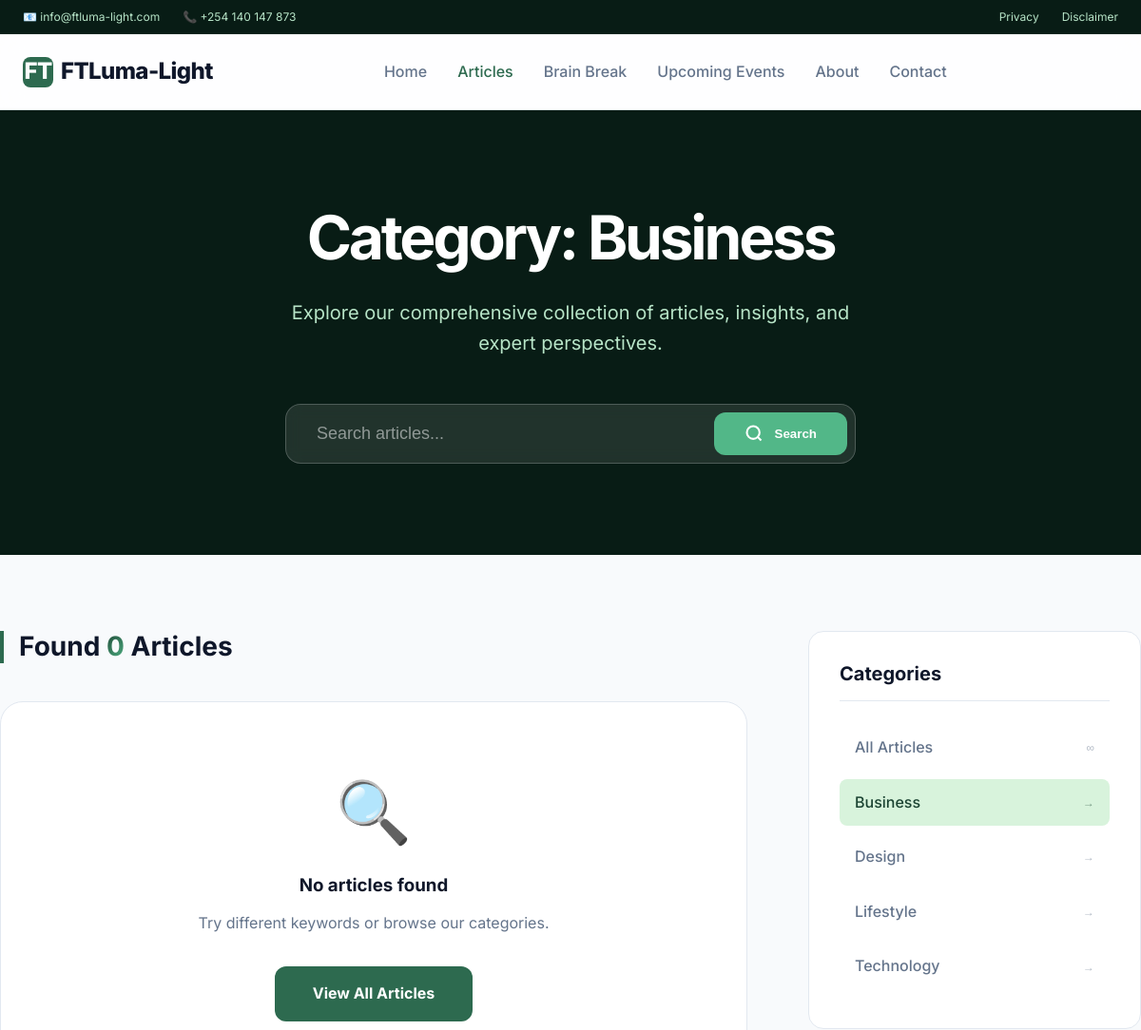
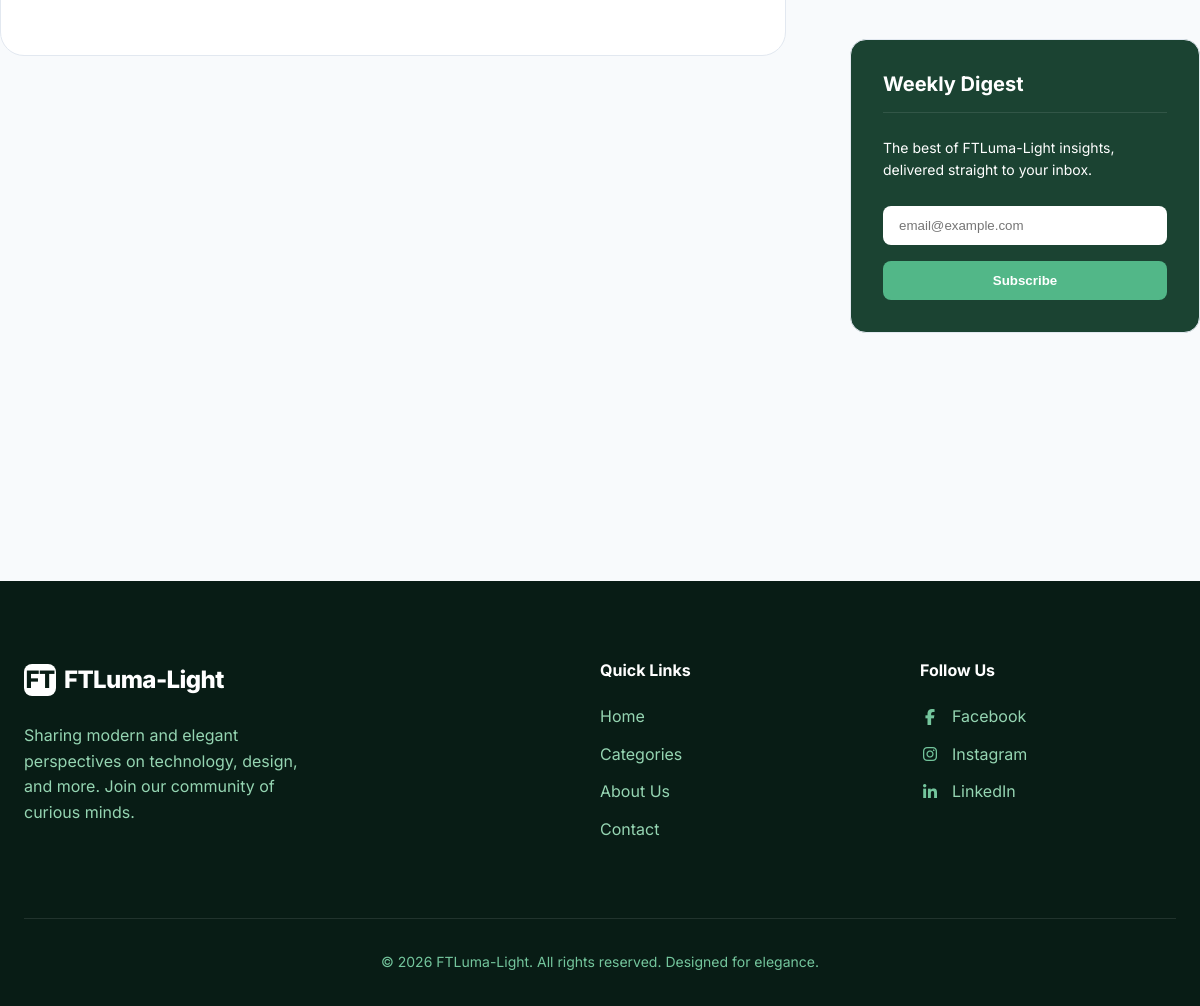
Screenshot of /articles.php?slug=business with the database file from the repository (2 pictures, top to bottom).
### tables this page shows
CREATE TABLE IF NOT EXISTS categories (
    id INT AUTO_INCREMENT PRIMARY KEY,
    name VARCHAR(255) NOT NULL,
    slug VARCHAR(255) NOT NULL UNIQUE,
    description TEXT,
    image VARCHAR(255),
    created_at TIMESTAMP DEFAULT CURRENT_TIMESTAMP
);

### functions.php (called while the page is built, shortened)
<?php
require_once 'config.php';
function get_categories($limit = null) {
    global $pdo;
    $sql = "SELECT * FROM categories ORDER BY name ASC";
    $stmt = $pdo->query($sql);
    return $stmt->fetchAll();
}
function get_posts($limit = 10, $category_slug = null) {
    global $pdo;
    $sql = "SELECT p.*, c.name as category_name, c.slug as category_slug, a.name as author_name, a.image as author_image
            FROM posts p
            LEFT JOIN categories c ON p.category_id = c.id
            LEFT JOIN authors a ON p.author_id = a.id
            WHERE p.status = 'published'";
    if ($category_slug) {
        $sql .= " AND c.slug = :slug";
    }
    $sql .= " ORDER BY p.created_at DESC LIMIT :limit";
    $stmt = $pdo->prepare($sql);
    $stmt->bindValue(':limit', (int)$limit, PDO::PARAM_INT);
    if ($category_slug) {
        $stmt->bindValue(':slug', $category_slug, PDO::PARAM_STR);
    }
    $stmt->execute();
    return $stmt->fetchAll();
}
function e($text) {
    return htmlspecialchars($text, ENT_QUOTES, 'UTF-8');
}

### articles.php (the view, shortened to what this page needs)
<?php
require_once 'functions.php';
$search_query = isset($_GET['q']) ? $_GET['q'] : '';
$category_slug = isset($_GET['slug']) ? $_GET['slug'] : '';
$categories = get_categories();
if ($search_query) {
    $posts = search_posts($search_query, 20);
    $display_title = 'Search Results: ' . e($search_query);
} elseif ($category_slug) {
    $posts = get_posts(20, $category_slug);
    $category_name = '';
    foreach ($categories as $cat) {
        if ($cat['slug'] === $category_slug) {
            $category_name = $cat['name'];
            break;
        }
    }
    $display_title = $category_name ? 'Category: ' . $category_name : 'Category: ' . ucfirst($category_slug);
} else {
    $posts = get_posts(20);
    $display_title = 'Latest Articles';
}
include 'includes/header.php';
?>
<section class="hero" style="padding: 6rem 0; background: var(--primary-900); color: white;">
    <div class="container" style="text-align: center;">
        <h1 style="font-size: 4rem; margin-bottom: 1.5rem;"><?php echo e($display_title); ?></h1>
        <p style="color: var(--primary-200); max-width: 600px; margin: 0 auto 3rem;">Explore our comprehensive collection of articles, insights, and expert perspectives.</p>
        <div class="search-container" style="max-width: 600px; margin: 0 auto;">
            <form action="articles.php" method="GET" class="search-form">
                <input type="text" name="q" placeholder="Search articles..." value="<?php echo e($search_query); ?>" class="search-input">
                <button type="submit" class="search-btn">
                    <svg viewBox="0 0 24 24" width="20" height="20" fill="none" stroke="currentColor" stroke-width="2.5"><circle cx="11" cy="11" r="8"/><path d="M21 21l-4.35-4.35"/></svg>
                    Search
                </button>
            </form>
        </div>
    </div>
</section>
<main class="container" style="padding: 5rem 0;">
    <div class="layout-with-sidebar">
        <div class="main-content">
            <div class="section-header">
                <h2>Found <span class="text-gradient"><?php echo count($posts); ?></span> Articles</h2>
            </div>
            <div class="grid" style="grid-template-columns: repeat(auto-fill, minmax(320px, 1fr));">
                <?php if (!empty($posts)): ?>
                    <?php foreach ($posts as $post): ?>
                        <article class="card">
                            <div class="card-img" style="height: 220px;">
                                <img src="<?php echo e($post['featured_image']); ?>" alt="<?php echo e($post['title']); ?>">
                                <div class="card-badge"><?php echo e($post['category_name']); ?></div>
                            </div>
                            <div class="card-content">
                                <span class="card-meta"><?php echo format_date($post['created_at']); ?></span>
                                <h3 class="card-title">
                                    <a href="post.php?slug=<?php echo e($post['slug']); ?>"><?php echo e($post['title']); ?></a>
                                </h3>
                                <p class="card-excerpt"><?php echo e($post['excerpt']); ?></p>
                                <div class="card-footer">
                                    <div class="author">
                                        <div class="author-img"></div>
                                        <span>Editor</span>
                                    </div>
                                    <a href="post.php?slug=<?php echo e($post['slug']); ?>" class="read-more">Read More →</a>
                                </div>
                            </div>
                        </article>
                    <?php endforeach; ?>
                <?php else: ?>
                    <div class="no-results" style="grid-column: 1/-1; text-align: center; padding: 4rem; background: var(--bg-white); border-radius: 1.5rem; border: 1px solid var(--border);">
                        <div style="font-size: 4rem; margin-bottom: 1rem;">🔍</div>
                        <h3>No articles found</h3>
                        <p style="color: var(--text-muted);">Try different keywords or browse our categories.</p>
                        <a href="articles.php" class="btn-primary" style="margin-top: 2rem; display: inline-block;">View All Articles</a>
                    </div>
                <?php endif; ?>
            </div>
        </div>
        <aside class="sidebar">
            <div class="sidebar-box">
                <h3 class="sidebar-title">Categories</h3>
                <ul class="category-list">
                    <li>
                        <a href="articles.php" class="<?php echo !$category_slug ? 'active' : ''; ?>">
                            All Articles
                            <span class="count">∞</span>
                        </a>
                    </li>
                    <?php foreach ($categories as $cat): ?>
                        <li>
                            <a href="articles.php?slug=<?php echo e($cat['slug']); ?>" class="<?php echo $category_slug === $cat['slug'] ? 'active' : ''; ?>">
                                <?php echo e($cat['name']); ?>
                                <span class="count">→</span>
                            </a>
                        </li>
                    <?php endforeach; ?>
                </ul>
            </div>
            <div class="sidebar-box newsletter-box">
                <h3 class="sidebar-title">Weekly Digest</h3>
                <p style="font-size: 0.875rem; margin-bottom: 1.5rem;">The best of FTLuma-Light insights, delivered straight to your inbox.</p>
                <input type="email" placeholder="email@example.com">
                <button>Subscribe</button>
            </div>
        </aside>
    </div>
</main>
<?php include 'includes/footer.php'; ?>

### assets/css/style.css (style rules this page uses)
:root { --primary-900: #081c15; --primary-800: #1b4332; --primary-700: #2d6a4f; --primary-600: #40916c; --primary-500: #52b788; --primary-400: #74c69d; --primary-300: #95d5b2; --primary-200: #b7e4c7; --primary-100: #d8f3dc; --bg-light: #f8fafc; --bg-white: #ffffff; --text-dark: #0f172a; --text-muted: #64748b; --border: #e2e8f0; --shadow-sm: 0 1px 2px 0 rgb(0 0 0 / 0.05); --shadow-md: 0 4px 6px -1px rgb(0 0 0 / 0.1), 0 2px 4px -2px rgb(0 0 0 / 0.1); --shadow-lg: 0 10px 15px -3px rgb(0 0 0 / 0.1), 0 4px 6px -4px rgb(0 0 0 / 0.1); --glass: rgba(255, 255, 255, 0.8); --transition: all 0.3s cubic-bezier(0.4, 0, 0.2, 1); }
* { margin: 0; padding: 0; box-sizing: border-box; }
body { font-family: 'Inter', sans-serif; background-color: var(--bg-light); color: var(--text-dark); line-height: 1.6; overflow-x: hidden; }
a { text-decoration: none; color: inherit; transition: var(--transition); }
ul { list-style: none; }
.container { max-width: 1200px; margin: 0 auto; padding: 0 1.5rem; }
h1, h2, h3, h4, h5, h6 { font-weight: 700; line-height: 1.2; margin-bottom: 1rem; }
.text-gradient { background: linear-gradient(135deg, var(--primary-800), var(--primary-500)); -webkit-background-clip: text; background-clip: text; -webkit-text-fill-color: transparent; }
.hero { padding: 6rem 0; background: radial-gradient(circle at top right, var(--primary-100), transparent 40%), radial-gradient(circle at bottom left, var(--primary-200), transparent 40%); text-align: center; }
.hero h1 { font-size: 4rem; letter-spacing: -0.05em; margin-bottom: 1.5rem; }
.hero p { font-size: 1.25rem; color: var(--text-muted); max-width: 600px; margin: 0 auto 2.5rem; }
.layout-with-sidebar { display: grid; grid-template-columns: 1fr 350px; gap: 4rem; }
.section-header { border-left: 4px solid var(--primary-700); padding-left: 1rem; margin-bottom: 2.5rem; display: flex; justify-content: space-between; align-items: center; }
.section-header h2 { margin-bottom: 0; font-size: 1.75rem; }
.sidebar-box { background: var(--bg-white); border: 1px solid var(--border); border-radius: 1rem; padding: 2rem; margin-bottom: 2.5rem; }
.sidebar-title { font-size: 1.25rem; margin-bottom: 1.5rem; padding-bottom: 1rem; border-bottom: 1px solid var(--border); }
.newsletter-box { background: var(--primary-800); color: white; }
.newsletter-box .sidebar-title { border-color: rgba(255,255,255,0.1); }
.newsletter-box input { width: 100%; padding: 0.75rem 1rem; border-radius: 0.5rem; border: none; margin-bottom: 1rem; }
.newsletter-box button { width: 100%; padding: 0.75rem; background: var(--primary-500); color: white; border: none; border-radius: 0.5rem; font-weight: 600; cursor: pointer; transition: var(--transition); }
.grid { display: grid; grid-template-columns: repeat(auto-fill, minmax(350px, 1fr)); gap: 2.5rem; }
.btn-primary { background: var(--primary-700); color: white; padding: 1rem 2.5rem; border: none; border-radius: 0.75rem; font-weight: 700; cursor: pointer; transition: var(--transition); display: inline-block; }

### articles.php (style rules this page uses)
.search-form { display: flex; gap: 0.5rem; background: rgba(255, 255, 255, 0.1); padding: 0.5rem; border-radius: 1rem; border: 1px solid rgba(255, 255, 255, 0.2); backdrop-filter: blur(8px); -webkit-backdrop-filter: blur(8px); }
.search-input { flex: 1; background: transparent; border: none; color: white; padding: 0.75rem 1.5rem; font-size: 1.125rem; outline: none; }
.search-input::placeholder { color: rgba(255, 255, 255, 0.5); }
.search-btn { background: var(--primary-500); color: white; border: none; padding: 0.75rem 2rem; border-radius: 0.75rem; font-weight: 700; cursor: pointer; display: flex; align-items: center; gap: 0.75rem; transition: var(--transition); }
.category-list li { margin-bottom: 0.5rem; }
.category-list a { display: flex; justify-content: space-between; align-items: center; padding: 0.75rem 1rem; border-radius: 0.5rem; font-weight: 500; color: var(--text-muted); transition: var(--transition); }
.category-list a:hover, .category-list a.active { background: var(--primary-100); color: var(--primary-800); }
.category-list .count { font-size: 0.75rem; opacity: 0.5; }

### rows the page displays
categories: name "Category: Business", name "Business"
categories: name "Design"
categories: name "Lifestyle"
categories: name "Technology"

### other values shown
count($posts) "0"
